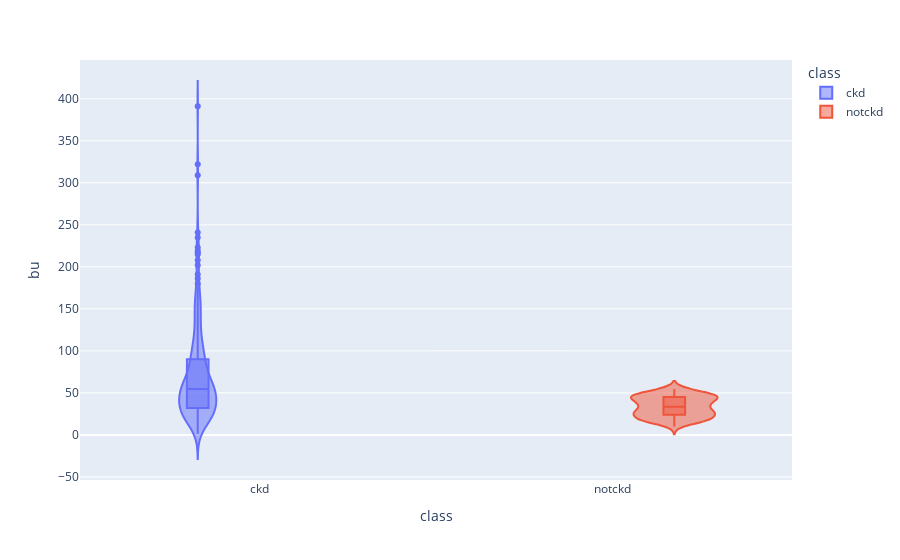

Notebook source saved alongside this figure:
### Code cell
import plotly.express as px
fig = px.violin(ckd_copy, y='bu', x="class", color="class", box=True, template = None)
fig.show()

### Figure 1 — Plotly figure (JSON) as saved in the notebook; plotly's stock layout.template omitted (floating-point values rounded to 4 significant figures; data arrays with more than 128 entries replaced by an {"elided": "..."} marker saying what was removed)
{"data": [{"alignmentgroup": "True", "box": {"visible": true}, "hoverlabel": {"namelength": 0}, "hovertemplate": "class=%{x}<br>bu=%{y}", "legendgroup": "ckd", "marker": {"color": "#636efa"}, "name": "ckd", "offsetgroup": "ckd", "orientation": "v", "scalegroup": "True", "showlegend": true, "type": "violin", "x": {"elided": "250 str values"}, "x0": " ", "xaxis": "x", "y": {"elided": "250 float values"}, "y0": " ", "yaxis": "y"}, {"alignmentgroup": "True", "box": {"visible": true}, "hoverlabel": {"namelength": 0}, "hovertemplate": "class=%{x}<br>bu=%{y}", "legendgroup": "notckd", "marker": {"color": "#EF553B"}, "name": "notckd", "offsetgroup": "notckd", "orientation": "v", "scalegroup": "True", "showlegend": true, "type": "violin", "x": {"elided": "150 str values"}, "x0": " ", "xaxis": "x", "y": {"elided": "150 float values"}, "y0": " ", "yaxis": "y"}], "layout": {"legend": {"title": {"text": "class"}, "tracegroupgap": 0}, "margin": {"t": 60}, "violinmode": "group", "xaxis": {"anchor": "y", "categoryarray": ["ckd", "notckd"], "categoryorder": "array", "domain": [0, 1], "title": {"text": "class"}}, "yaxis": {"anchor": "x", "domain": [0, 1], "title": {"text": "bu"}}}}
